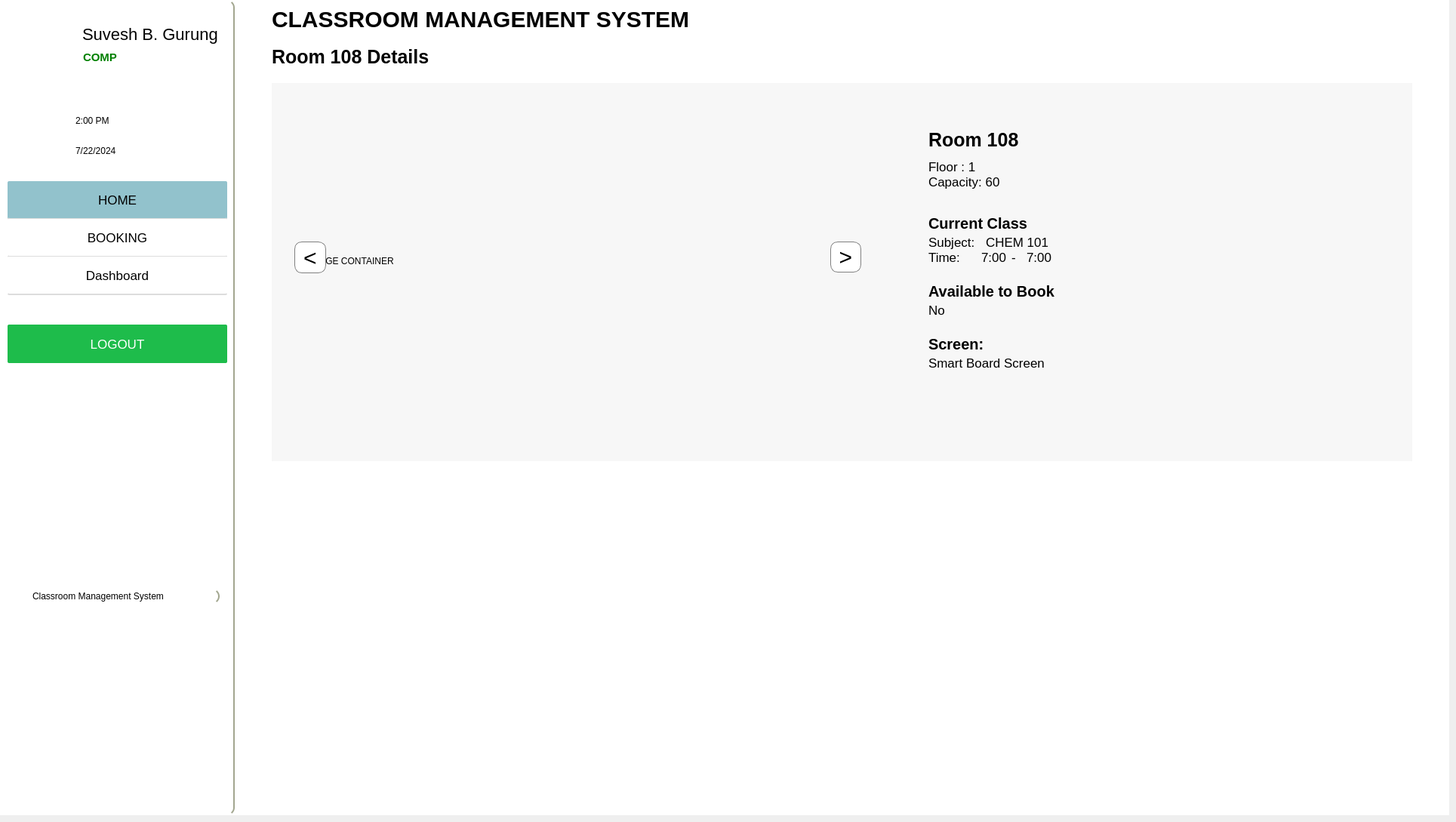
      <widget class="QWidget" name="room_108_page">
       <widget class="QFrame" name="frame_13">
        <property name="geometry">
         <rect>
          <x>0</x>
          <y>0</y>
          <width>1920</width>
          <height>1080</height>
         </rect>
        </property>
        <property name="styleSheet">
         <string notr="true">
background-color:white;
border:none;</string>
        </property>
        <property name="frameShape">
         <enum>QFrame::StyledPanel</enum>
        </property>
        <property name="frameShadow">
         <enum>QFrame::Raised</enum>
        </property>
        <widget class="QFrame" name="main_content_5">
         <property name="geometry">
          <rect>
           <x>320</x>
           <y>-10</y>
           <width>1591</width>
           <height>1080</height>
          </rect>
         </property>
         <property name="minimumSize">
          <size>
           <width>1541</width>
           <height>0</height>
          </size>
         </property>
         <property name="styleSheet">
          <string notr="true">
QFrame{
border-left:2px;

}</string>
         </property>
         <property name="frameShape">
          <enum>QFrame::StyledPanel</enum>
         </property>
         <property name="frameShadow">
          <enum>QFrame::Raised</enum>
         </property>
         <widget class="QFrame" name="header_6">
          <property name="geometry">
           <rect>
            <x>0</x>
            <y>10</y>
            <width>1581</width>
            <height>51</height>
           </rect>
          </property>
          <property name="frameShape">
           <enum>QFrame::StyledPanel</enum>
          </property>
          <property name="frameShadow">
           <enum>QFrame::Raised</enum>
          </property>
          <widget class="QLabel" name="label_18">
           <property name="geometry">
            <rect>
             <x>40</x>
             <y>0</y>
             <width>1161</width>
             <height>51</height>
            </rect>
           </property>
           <property name="styleSheet">
            <string notr="true">font-size:30px;
color:black;
font-weight:bold;</string>
           </property>
           <property name="text">
            <string>CLASSROOM MANAGEMENT SYSTEM</string>
           </property>
          </widget>
         </widget>
         <widget class="QFrame" name="room_info_3">
          <property name="geometry">
           <rect>
            <x>40</x>
            <y>120</y>
            <width>1511</width>
            <height>501</height>
           </rect>
          </property>
          <property name="styleSheet">
           <string notr="true">QFrame{
background-color:rgba(234, 234, 234,0.4);
}</string>
          </property>
          <property name="frameShape">
           <enum>QFrame::StyledPanel</enum>
          </property>
          <property name="frameShadow">
           <enum>QFrame::Raised</enum>
          </property>
          <widget class="QFrame" name="iamge_frame_3">
           <property name="geometry">
            <rect>
             <x>10</x>
             <y>10</y>
             <width>841</width>
             <height>471</height>
            </rect>
           </property>
           <property name="styleSheet">
            <string notr="true">color:black;
background:transparent;</string>
           </property>
           <property name="frameShape">
            <enum>QFrame::StyledPanel</enum>
           </property>
           <property name="frameShadow">
            <enum>QFrame::Raised</enum>
           </property>
           <widget class="QWidget" name="widget_3" native="true">
            <property name="geometry">
             <rect>
              <x>40</x>
              <y>20</y>
              <width>711</width>
              <height>411</height>
             </rect>
            </property>
            <widget class="QLabel" name="image_holder_3">
             <property name="geometry">
              <rect>
               <x>0</x>
               <y>0</y>
               <width>711</width>
               <height>411</height>
              </rect>
             </property>
             <property name="styleSheet">
              <string notr="true">background-color:transparent;</string>
             </property>
             <property name="text">
              <string>IMAGE CONTAINER</string>
             </property>
            </widget>
           </widget>
           <widget class="QPushButton" name="right_swipe_button_3">
            <property name="geometry">
             <rect>
              <x>730</x>
              <y>200</y>
              <width>41</width>
              <height>41</height>
             </rect>
            </property>
            <property name="styleSheet">
             <string notr="true">background-color:white;
border:1px solid grey;

border-radius: 10px;
max-width:40px;
max-height:40px;
font-size:30px;</string>
            </property>
            <property name="text">
             <string>&gt;</string>
            </property>
           </widget>
           <widget class="QPushButton" name="left_swipe_button_3">
            <property name="geometry">
             <rect>
              <x>20</x>
              <y>200</y>
              <width>42</width>
              <height>42</height>
             </rect>
            </property>
            <property name="styleSheet">
             <string notr="true">background-color:white;
border:1px solid grey;

border-radius: 10px;
max-width:40px;
max-height:40px;
font-size:30px;</string>
            </property>
            <property name="text">
             <string>&lt;</string>
            </property>
           </widget>
          </widget>
          <widget class="QFrame" name="room_details_info_3">
           <property name="geometry">
            <rect>
             <x>850</x>
             <y>30</y>
             <width>641</width>
             <height>471</height>
            </rect>
           </property>
           <property name="styleSheet">
            <string notr="true">background:transparent;</string>
           </property>
           <property name="frameShape">
            <enum>QFrame::StyledPanel</enum>
           </property>
           <property name="frameShadow">
            <enum>QFrame::Raised</enum>
           </property>
           <widget class="QLabel" name="room_number_5">
            <property name="geometry">
             <rect>
              <x>20</x>
              <y>30</y>
              <width>141</width>
              <height>31</height>
             </rect>
            </property>
            <property name="styleSheet">
             <string notr="true">color:black;
font-size:25px;
font-weight:bold;</string>
            </property>
            <property name="text">
             <string>Room 108</string>
            </property>
           </widget>
           <widget class="QLabel" name="Floor_3">
            <property name="geometry">
             <rect>
              <x>20</x>
              <y>70</y>
              <width>71</width>
              <height>21</height>
             </rect>
            </property>
            <property name="styleSheet">
             <string notr="true">color:black;
font-size:17px;</string>
            </property>
            <property name="text">
             <string>Floor : 1</string>
            </property>
           </widget>
           <widget class="QLabel" name="capacity_3">
            <property name="geometry">
             <rect>
              <x>20</x>
              <y>90</y>
              <width>101</width>
              <height>21</height>
             </rect>
            </property>
            <property name="styleSheet">
             <string notr="true">color:black;
font-size:17px;</string>
            </property>
            <property name="text">
             <string>Capacity: 60</string>
            </property>
           </widget>
           <widget class="QLabel" name="room_number_6">
            <property name="geometry">
             <rect>
              <x>20</x>
              <y>140</y>
              <width>171</width>
              <height>31</height>
             </rect>
            </property>
            <property name="styleSheet">
             <string notr="true">color:black;
font-size:20px;
font-weight:bold;</string>
            </property>
            <property name="text">
             <string>Current Class</string>
            </property>
           </widget>
           <widget class="QLabel" name="Subject_3">
            <property name="geometry">
             <rect>
              <x>20</x>
              <y>170</y>
              <width>71</width>
              <height>21</height>
             </rect>
            </property>
            <property name="styleSheet">
             <string notr="true">color:black;
font-size:17px;</string>
            </property>
            <property name="text">
             <string>Subject:</string>
            </property>
           </widget>
           <widget class="QLabel" name="Subject_name_3">
            <property name="geometry">
             <rect>
              <x>90</x>
              <y>170</y>
              <width>271</width>
              <height>21</height>
             </rect>
            </property>
            <property name="styleSheet">
             <string notr="true">color:black;
font-size:17px;
padding:2px;</string>
            </property>
            <property name="text">
             <string>CHEM 101</string>
            </property>
           </widget>
           <widget class="QLabel" name="Time_3">
            <property name="geometry">
             <rect>
              <x>20</x>
              <y>190</y>
              <width>71</width>
              <height>21</height>
             </rect>
            </property>
            <property name="styleSheet">
             <string notr="true">color:black;
font-size:17px;</string>
            </property>
            <property name="text">
             <string>Time:</string>
            </property>
           </widget>
           <widget class="QLabel" name="start_time_3">
            <property name="geometry">
             <rect>
              <x>90</x>
              <y>190</y>
              <width>41</width>
              <height>21</height>
             </rect>
            </property>
            <property name="styleSheet">
             <string notr="true">color:black;
font-size:17px;</string>
            </property>
            <property name="text">
             <string>7:00 </string>
            </property>
           </widget>
           <widget class="QLabel" name="dash_3">
            <property name="geometry">
             <rect>
              <x>130</x>
              <y>190</y>
              <width>16</width>
              <height>21</height>
             </rect>
            </property>
            <property name="styleSheet">
             <string notr="true">color:black;
font-size:17px;</string>
            </property>
            <property name="text">
             <string>-</string>
            </property>
           </widget>
           <widget class="QLabel" name="end_time_3">
            <property name="geometry">
             <rect>
              <x>150</x>
              <y>190</y>
              <width>41</width>
              <height>21</height>
             </rect>
            </property>
            <property name="styleSheet">
             <string notr="true">color:black;
font-size:17px;</string>
            </property>
            <property name="text">
             <string>7:00 </string>
            </property>
           </widget>
           <widget class="QLabel" name="Available_3">
            <property name="geometry">
             <rect>
              <x>20</x>
              <y>230</y>
              <width>171</width>
              <height>31</height>
             </rect>
            </property>
            <property name="styleSheet">
             <string notr="true">color:black;
font-size:20px;
font-weight:bold;</string>
            </property>
            <property name="text">
             <string>Available to Book</string>
            </property>
           </widget>
           <widget class="QLabel" name="availability_status_3">
            <property name="geometry">
             <rect>
              <x>20</x>
              <y>260</y>
              <width>71</width>
              <height>21</height>
             </rect>
            </property>
            <property name="styleSheet">
             <string notr="true">color:black;
font-size:17px;</string>
            </property>
            <property name="text">
             <string>No</string>
            </property>
           </widget>
           <widget class="QLabel" name="screen_3">
            <property name="geometry">
             <rect>
              <x>20</x>
              <y>300</y>
              <width>171</width>
              <height>31</height>
             </rect>
            </property>
            <property name="styleSheet">
             <string notr="true">color:black;
font-size:20px;
font-weight:bold;</string>
            </property>
            <property name="text">
             <string>Screen:</string>
            </property>
           </widget>
           <widget class="QLabel" name="screentype_3">
            <property name="geometry">
             <rect>
              <x>20</x>
              <y>330</y>
              <width>171</width>
              <height>21</height>
             </rect>
            </property>
            <property name="styleSheet">
             <string notr="true">color:black;
font-size:17px;</string>
            </property>
            <property name="text">
             <string>Smart Board Screen</string>
            </property>
           </widget>
          </widget>
         </widget>
         <widget class="QLabel" name="room_name_3">
          <property name="geometry">
           <rect>
            <x>40</x>
            <y>60</y>
            <width>1161</width>
            <height>51</height>
           </rect>
          </property>
          <property name="styleSheet">
           <string notr="true">font-size:25px;
color:black;
font-weight:bold;</string>
          </property>
          <property name="text">
           <string>Room 108 Details</string>
          </property>
         </widget>
        </widget>
        <widget class="QFrame" name="sidebar_7">
         <property name="geometry">
          <rect>
           <x>0</x>
           <y>0</y>
           <width>311</width>
           <height>1080</height>
          </rect>
         </property>
         <property name="minimumSize">
          <size>
           <width>0</width>
           <height>0</height>
          </size>
         </property>
         <property name="styleSheet">
          <string notr="true">
background-color:white;
border:2.2px solid  rgb(162, 166, 143);
border-top:10px;
border-left:10px;
border-bottom:10px;
border-radius:10px;

</string>
         </property>
         <property name="frameShape">
          <enum>QFrame::StyledPanel</enum>
         </property>
         <property name="frameShadow">
          <enum>QFrame::Raised</enum>
         </property>
         <widget class="QFrame" name="frame_14">
          <property name="geometry">
           <rect>
            <x>10</x>
            <y>10</y>
            <width>291</width>
            <height>121</height>
           </rect>
          </property>
          <property name="styleSheet">
           <string notr="true">border:none;</string>
          </property>
          <property name="frameShape">
           <enum>QFrame::StyledPanel</enum>
          </property>
          <property name="frameShadow">
           <enum>QFrame::Raised</enum>
          </property>
          <widget class="QLabel" name="username_7">
           <property name="geometry">
            <rect>
             <x>99</x>
             <y>20</y>
             <width>201</width>
             <height>31</height>
            </rect>
           </property>
           <property name="styleSheet">
            <string notr="true">color:rgb(0, 0, 0);
font-size:22px;</string>
           </property>
           <property name="text">
            <string>Suvesh B. Gurung</string>
           </property>
          </widget>
          <widget class="QLabel" name="department_7">
           <property name="geometry">
            <rect>
             <x>100</x>
             <y>50</y>
             <width>191</width>
             <height>31</height>
            </rect>
           </property>
           <property name="styleSheet">
            <string notr="true">color:green;
font-weight:bold;
font-size:15px;</string>
           </property>
           <property name="text">
            <string>COMP</string>
           </property>
          </widget>
          <widget class="QLabel" name="label_19">
           <property name="geometry">
            <rect>
             <x>0</x>
             <y>0</y>
             <width>91</width>
             <height>91</height>
            </rect>
           </property>
           <property name="styleSheet">
            <string notr="true">
background-image: url(:/resource/assets/Cms.png);
</string>
           </property>
           <property name="text">
            <string/>
           </property>
           <property name="pixmap">
            <pixmap resource="resources.qrc">:/resource/assets/Cms.png</pixmap>
           </property>
           <property name="scaledContents">
            <bool>true</bool>
           </property>
          </widget>
         </widget>
         <widget class="QFrame" name="dynamic_time_6">
          <property name="geometry">
           <rect>
            <x>10</x>
            <y>130</y>
            <width>291</width>
            <height>121</height>
           </rect>
          </property>
          <property name="styleSheet">
           <string notr="true">border:none;</string>
          </property>
          <property name="frameShape">
           <enum>QFrame::StyledPanel</enum>
          </property>
          <property name="frameShadow">
           <enum>QFrame::Raised</enum>
          </property>
          <widget class="QLabel" name="time_6">
           <property name="geometry">
            <rect>
             <x>90</x>
             <y>20</y>
             <width>141</width>
             <height>20</height>
            </rect>
           </property>
           <property name="styleSheet">
            <string notr="true">QLabel{
color:black;
font-size:17px;
};</string>
           </property>
           <property name="text">
            <string>2:00 PM</string>
           </property>
          </widget>
          <widget class="QLabel" name="time_icon_6">
           <property name="geometry">
            <rect>
             <x>50</x>
             <y>20</y>
             <width>21</width>
             <height>21</height>
            </rect>
           </property>
           <property name="text">
            <string/>
           </property>
           <property name="pixmap">
            <pixmap resource="resources.qrc">:/resource/assets/clock.png</pixmap>
           </property>
           <property name="scaledContents">
            <bool>true</bool>
           </property>
          </widget>
          <widget class="QLabel" name="date_8">
           <property name="geometry">
            <rect>
             <x>90</x>
             <y>60</y>
             <width>141</width>
             <height>20</height>
            </rect>
           </property>
           <property name="styleSheet">
            <string notr="true">QLabel{
color:black;
font-size:17px;
};</string>
           </property>
           <property name="text">
            <string>7/22/2024</string>
           </property>
          </widget>
          <widget class="QLabel" name="date_icon_6">
           <property name="geometry">
            <rect>
             <x>50</x>
             <y>60</y>
             <width>21</width>
             <height>21</height>
            </rect>
           </property>
           <property name="text">
            <string/>
           </property>
           <property name="pixmap">
            <pixmap resource="resources.qrc">:/resource/assets/calendar.png</pixmap>
           </property>
           <property name="scaledContents">
            <bool>true</bool>
           </property>
          </widget>
         </widget>
         <widget class="QFrame" name="navigation_6">
          <property name="geometry">
           <rect>
            <x>10</x>
            <y>240</y>
            <width>291</width>
            <height>191</height>
           </rect>
          </property>
          <property name="styleSheet">
           <string notr="true">border:none;</string>
          </property>
          <property name="frameShape">
           <enum>QFrame::StyledPanel</enum>
          </property>
          <property name="frameShadow">
           <enum>QFrame::Raised</enum>
          </property>
          <widget class="QPushButton" name="home_8">
           <property name="geometry">
            <rect>
             <x>0</x>
             <y>0</y>
             <width>291</width>
             <height>51</height>
            </rect>
           </property>
           <property name="styleSheet">
            <string notr="true">QPushButton {
    background-color: rgb(146,194,204);
    font-size: 17px;
    color: black;
    border: none;
border-radius:2px;
    border-bottom: 2px solid rgb(221, 221, 221); /* Adds a bottom border */
}

QPushButton:hover {
    background-color: grey;
    color: white;
}
</string>
           </property>
           <property name="text">
            <string>HOME</string>
           </property>
          </widget>
          <widget class="QPushButton" name="booking_8">
           <property name="geometry">
            <rect>
             <x>0</x>
             <y>50</y>
             <width>291</width>
             <height>51</height>
            </rect>
           </property>
           <property name="styleSheet">
            <string notr="true">QPushButton {
    background-color: white;
    font-size: 17px;
    color: black;
    border: none;
border-radius:2px;
    border-bottom: 2px solid rgb(221, 221, 221); /* Adds a bottom border */
}

QPushButton:hover {
    background-color: grey;
    color: white;
}
</string>
           </property>
           <property name="text">
            <string>BOOKING</string>
           </property>
          </widget>
          <widget class="QPushButton" name="schedule_8">
           <property name="geometry">
            <rect>
             <x>0</x>
             <y>100</y>
             <width>291</width>
             <height>51</height>
            </rect>
           </property>
           <property name="styleSheet">
            <string notr="true">QPushButton {
    background-color: white;
    font-size: 17px;
    color: black;
    border: none;
border-radius:2px;
    border-bottom: 2px solid rgb(221, 221, 221); /* Adds a bottom border */
}

QPushButton:hover {
    background-color: grey;
    color: white;
}
</string>
           </property>
           <property name="text">
            <string>Dashboard</string>
           </property>
          </widget>
         </widget>
         <widget class="QFrame" name="log_6">
          <property name="geometry">
           <rect>
            <x>10</x>
            <y>430</y>
            <width>291</width>
            <height>191</height>
           </rect>
          </property>
          <property name="styleSheet">
           <string notr="true">border:none;</string>
          </property>
          <property name="frameShape">
           <enum>QFrame::StyledPanel</enum>
          </property>
          <property name="frameShadow">
           <enum>QFrame::Raised</enum>
          </property>
          <widget class="QPushButton" name="logout_button_8">
           <property name="geometry">
            <rect>
             <x>0</x>
             <y>0</y>
             <width>291</width>
             <height>51</height>
            </rect>
           </property>
           <property name="styleSheet">
            <string notr="true">

QPushButton {
background-color: rgb(30, 188, 75);
color:white;
border-radius:2px;
font-size:17px;
        }



QPushButton:hover {
          background-color: #0fa191;
			color:white;
        }</string>
           </property>
           <property name="text">
            <string>LOGOUT</string>
           </property>
          </widget>
         </widget>
         <widget class="QLabel" name="index_8">
          <property name="geometry">
           <rect>
            <x>40</x>
            <y>780</y>
            <width>251</width>
            <height>20</height>
           </rect>
          </property>
          <property name="styleSheet">
           <string notr="true">color: rgb(0, 0, 0);</string>
          </property>
          <property name="text">
           <string>Classroom Management System</string>
          </property>
         </widget>
        </widget>
       </widget>
      </widget>
